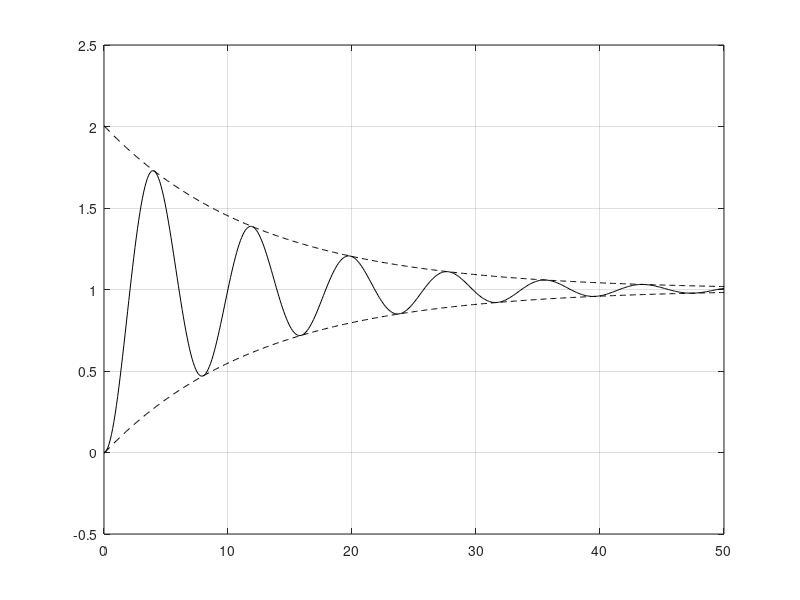

Recreate this plot in MATLAB.
clear;close;clc;
t=0:0.1:50;

D=0.1
w0=0.8
PHI=atan(sqrt(1-D^2)/D);

a=1-1/sqrt(1-D^2)*exp(-D*w0*t).*sin(w0*sqrt(1-D^2)*t+PHI);
einh_o=1+1/sqrt(1-D^2)*exp(-D*w0*t)
einh_u=1-1/sqrt(1-D^2)*exp(-D*w0*t)

plot(t,a,'k',t,einh_o,'k--', t, einh_u, 'k--')
grid on